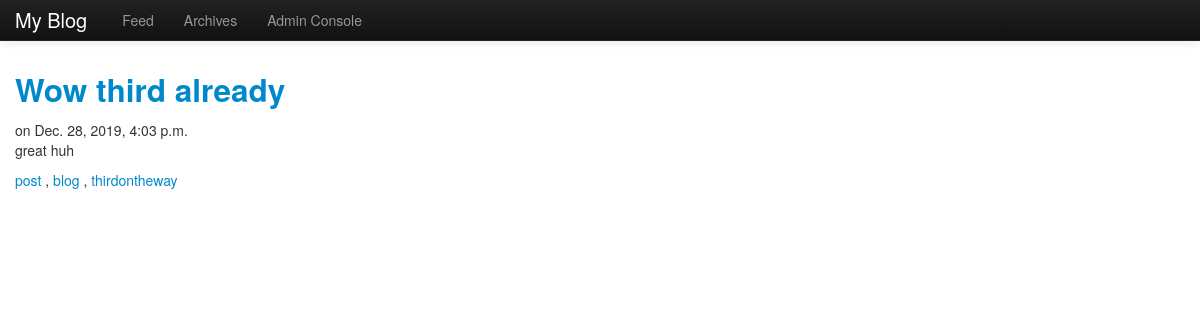
Page /blog/3 on the committed database.
### blog/models.py (models this page shows, shortened)
class Post(models.Model):
    title = models.CharField(max_length = 88)
    body = models.TextField()
    created = models.DateTimeField()
    tags = TaggableManager()

### blog/templates/post.html
{% extends "base.html" %}
{% block content %}
<h2><a href="/blog/{{post.id}}">{{ post.title }}</a></h2>
<div class="post_meta">
        on {{ post.created }}
</div>
<div class="post_body">
        {{ post.body|safe|linebreaks }}
</div>
<div class = "tags">
        {% for tag in post.tags.all %}
        <a href="/blog/tag/{{tag}}">{{tag}}</a>
        {% if not forloop.last %}, {% endif %}
        {% endfor %}
</div>
{% endblock %}

### blog/templates/base.html (style rules this page uses)
body { padding-top: 60px; }

### rows in the picture
Post: title "Wow third already", created "Dec. 28, 2019, 4:03 p.m.", body "great huh"
Tag: name "post"
Tag: name "blog"
Tag: name "thirdontheway"
